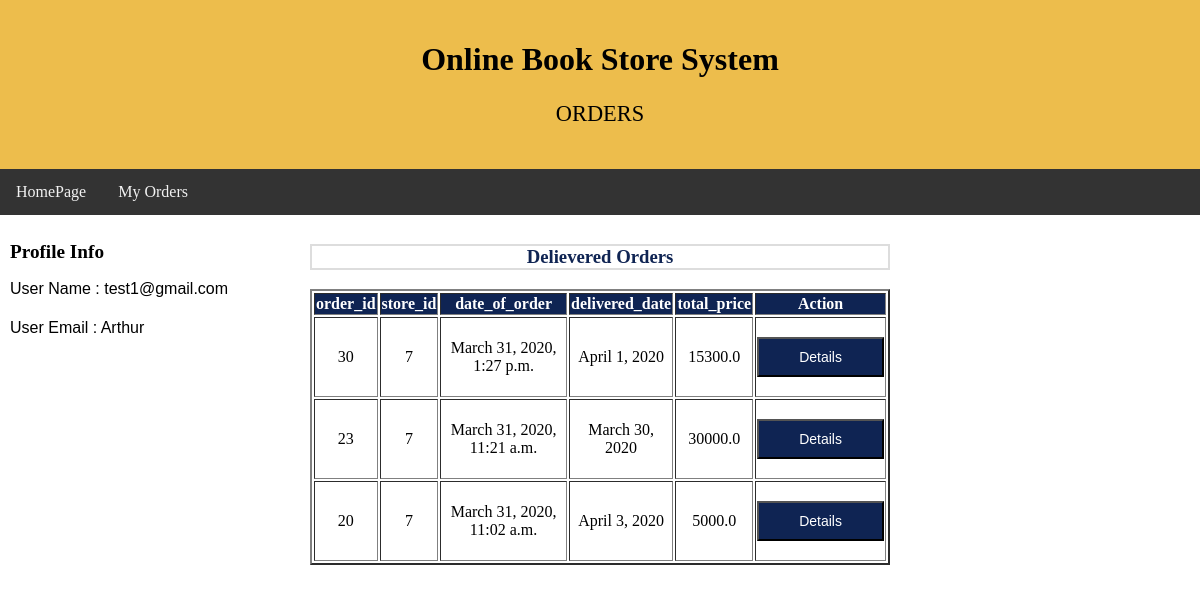
/users/userDeliveredOrder (signed in), run on the app's committed database.
### newApp/models.py (models this page shows)
class Customer(models.Model):
    user_id         = models.CharField(max_length = 50, primary_key = True)
    email           = models.EmailField()
    password        = models.CharField(max_length = 50)
    first_name      = models.CharField(max_length = 50)
    middle_name     = models.CharField(max_length = 50, null = True)
    last_name       = models.CharField(max_length = 50)
    phone_no        = models.CharField(max_length = 50)
    no_of_addr      = models.IntegerField(default = 1)
    class Meta:
        db_table = "Customer"

class Order(models.Model):
    STATUS_CHOICES  = [('Delivered', 'Delivered'), ('Processing', 'Processing'), ('Cancelled', 'Cancelled')]
    order_id        = models.AutoField(primary_key = True)
    user_id         = models.ForeignKey(Customer, on_delete = models.CASCADE)
    store_id        = models.ForeignKey(Book_store, to_field = 'store_id', db_column = 'store_id', on_delete = models.CASCADE)
    status                  = models.CharField(max_length = 20, choices = STATUS_CHOICES)
    date_of_order           = models.DateTimeField(auto_now_add = True)
    expected_delivery_date  = models.DateField(null = True, blank = True)
    delivered_date          = models.DateField(null = True, blank = True)
    cancelled_date          = models.DateField(null = True, blank = True)
    cancelled_by            = models.CharField(max_length = 20, null = True, blank = True)
    cancellation_remarks    = models.CharField(max_length = 100, null = True, blank = True)
    total_price             = models.FloatField(default = 0.0)
    address_no              = models.IntegerField(default = 0)
    class Meta:
        db_table = "Order"

class Book_store(models.Model):
    store_id        = models.AutoField(primary_key = True)
    store_name      = models.CharField(max_length = 100)
    email           = models.EmailField(unique = True)
    password        = models.CharField(max_length = 50)
    website         = models.CharField(max_length = 50)
    phone_no        = models.CharField(max_length = 10)
    rating          = models.IntegerField(default = 0, null = True)
    address_line1   = models.CharField(max_length = 100)
    address_line2   = models.CharField(max_length = 100)
    city            = models.CharField(max_length = 50)
    district        = models.CharField(max_length = 50)
    state           = models.CharField(max_length = 50)
    zip_code        = models.CharField(max_length = 6)
    class Meta:
        db_table = "Book_store"

### newApp/views.py (the view)
# urls.py: path('users/userDeliveredOrder', views.userDeliveredOrder, name = 'userDeliveredOrder'),
def userDeliveredOrder(request):
    if userSessionCheck(request) == True:
        userid = request.session['user_id']
        cursor = connection.cursor()
        query = '''SELECT user_id, first_name, email
                   FROM Customer
                   WHERE user_id=%s'''
        cursor.execute(query, [userid])
        q_result_store = cursor.fetchone()
        user = {}
        username      = q_result_store[2]
        useremail     = q_result_store[1]
        status      = "Delivered"                                                        #2. Status to be searched
        q_result = Order.objects.filter(user_id = userid, status = status).order_by('-date_of_order')   #3. Selecting all the rows from the Order table with the given store_id and status
        return render(request, 'users/deliveredOrders.html', {'username': username, 'useremail' : useremail,  'q_result' : q_result})
    else:
        messages.error(request, "Not Logged In")
        return redirect('login')

### newApp/views.py (called while the page is built)
def userSessionCheck(request):
    if request.session.has_key('user_id'):
        userid = request.session['user_id']
        cursor = connection.cursor()
        query = '''SELECT *
                   FROM Customer
                   WHERE user_id=%s'''
        cursor.execute(query, [userid])
        q_result = cursor.fetchall()
        userCount = len(q_result)
        if userCount == 1:
            return True
        else:
            return False
    else:
        return False

### newApp/templates/users/deliveredOrders.html (shortened to what this page needs)
<!DOCTYPE html>
<html lang="en">
<head>
</head>
<body>
<div class="header">
  <h1>Online Book Store System</h1>
  <p style="font-family:times new roman;font-size:140%";>ORDERS</p>
</div>
<div class="topnav">
 <a href="/user/profile">HomePage</a>
 <a href="/users/userOrderList">My Orders</a>
</div>
<div class="row">
  <div class="column side">
    <h2 style="font-family:times new roman;font-size:120%";>Profile Info</h2>
     <p style="font-family:arial;font-size:100%;line-height:1.2";>
     User Name   : {{username}}<br><br>
     User Email  : {{useremail}}<br><br>
</div>
  <div class="column middle">
    <h3 style="color:#0f2453;border:2px solid #ddd">Delievered Orders</h3>
  		{% if q_result %}
            <table border="2" align="center">
                <tr style="background-color: #0f2453">
    						<th style="color: white">order_id</th>
    						<th style="color: white">store_id</th>
                <th style="color: white">date_of_order</th>
                <th style="color: white">delivered_date</th>
                <th style="color: white">total_price</th>
    						<th style="color: white;margin-right: 1%">Action</th>
                </tr>
                {% for r in q_result %}
                  <tr>
        						<td>{{ r.order_id }}</td>
        						<td>{{ r.store_id.pk }}</td>
        						<td>{{ r.date_of_order }}</td>
        						<td>{{ r.delivered_date }}</td>
                    <td>{{ r.total_price }}</td>
                    <td><form method="GET"  action="{% url 'userOrderDetails' r.order_id %}">{% csrf_token %}
                          <br><button class="button" style="width: 100%">Details</button><br><br>
                        </form>
                  </td>
                  </tr>
                {% endfor %}
            </table>
  		{% else %}
  			 <h3 align="center">You have no Delivered Orders</h3>
  		{% endif %}
  </div>
  <div class="column side">
  </div>
</div>
</body>
</html>

### newApp/templates/users/deliveredOrders.html (style rules this page uses)
* { box-sizing: border-box; }
body { margin: 0; }
.header { background-color: #EDBD4C; padding: 20px; text-align: center; }
.topnav { overflow: hidden; background-color: #333; }
.topnav a { float: left; display: block; color: #f2f2f2; text-align: center; padding: 14px 16px; text-decoration: none; }
.column { float: left; padding: 10px; }
.column.side { width: 25%; }
.column.middle { width: 50%; text-align: center; }
.row:after { content: ""; display: table; clear: both; }
.button { background-color: #0f2453; border: ; color: white; padding: 10px 40px; text-align: center; font-size: 14px; cursor: pointer; }

### data on the page
Customer: email "test1@gmail.com"
Order: order_id "30", store_id.pk "7", date_of_order "March 31, 2020, 1:27 p.m.", delivered_date "April 1, 2020", total_price "15300.0"
Order: order_id "23", store_id.pk "7", date_of_order "March 31, 2020, 11:21 a.m.", delivered_date "March 30, 2020", total_price "30000.0"
Order: order_id "20", store_id.pk "7", date_of_order "March 31, 2020, 11:02 a.m.", delivered_date "April 3, 2020", total_price "5000.0"

### other printed values
{{ useremail }} "Arthur"
